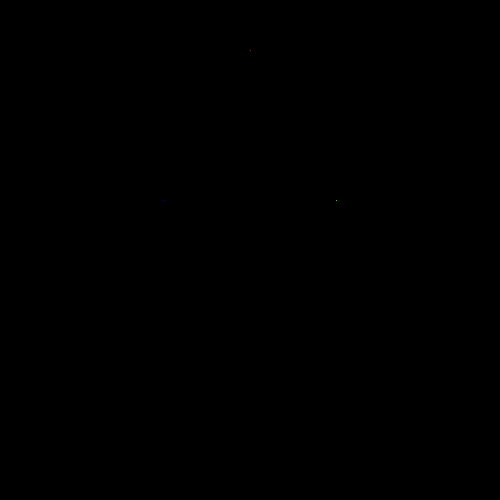
Frame 1 (no input)
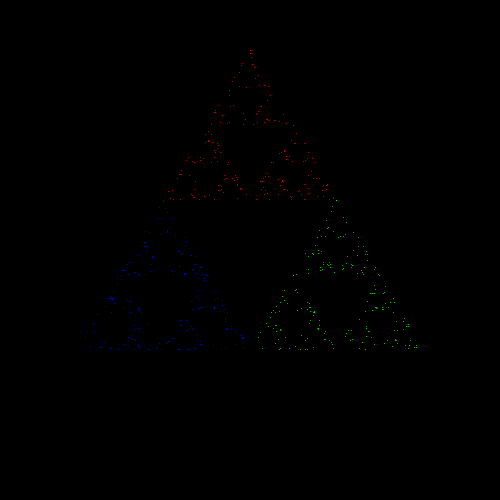
Frame 60 (the mouse pressed at the canvas centre just before this capture)
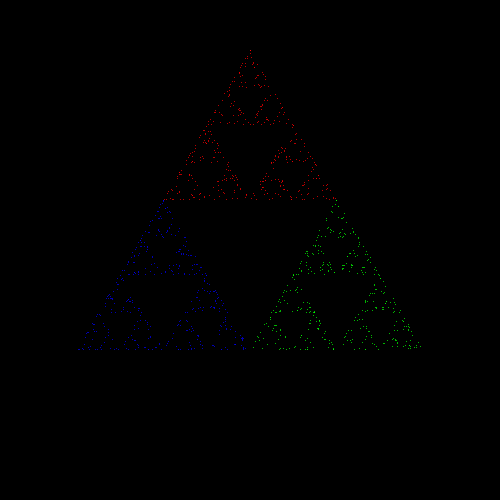
Frame 120 (the mouse held since frame 60 and released just before this capture)

The Processing sketch that drew these frames (run headless with seeded random() and noise(); from frame 60 on, the mouse is pressed at the canvas centre):

// Processing sketch: processing_19891
// ── processing_19891.pde


int N = 3; // regular N-sided polygon
float q = 0.5; // internal division ratio

int speed = 10;

//////////////

int r=200;

PVector[] v;
Jumper[] jumper;

void setup(){
  background(0);
  
  size(500,500);
  
  v = new PVector[N];
  for(int i=0; i<N; i++){
    v[i] = new PVector(width/2+r*sin(i*TWO_PI/N), height/2-r*cos(i*TWO_PI/N));
  }
  
  jumper = new Jumper[speed];
  for(int i=0; i<speed; i++){
    jumper[i] = new Jumper();
  }
  
  colorMode(HSB);
}

void draw(){
  for(int i=0; i<speed; i++){
    jumper[i].drawPoint();
  }
}

class Jumper{
  PVector pos;
  
  Jumper(){
    pos = v[0];
  }
  
  public void drawPoint(){
    int num = (int)random(0,N);
    PVector vs = v[num];
    
    stroke((float)num*255/N, 255, 255);
    
    PVector vp = PVector.mult(pos,q);
    PVector vg = PVector.mult(vs,1-q);
    
    pos = PVector.add(vp,vg);
    
    point(pos.x, pos.y);
  }
}
